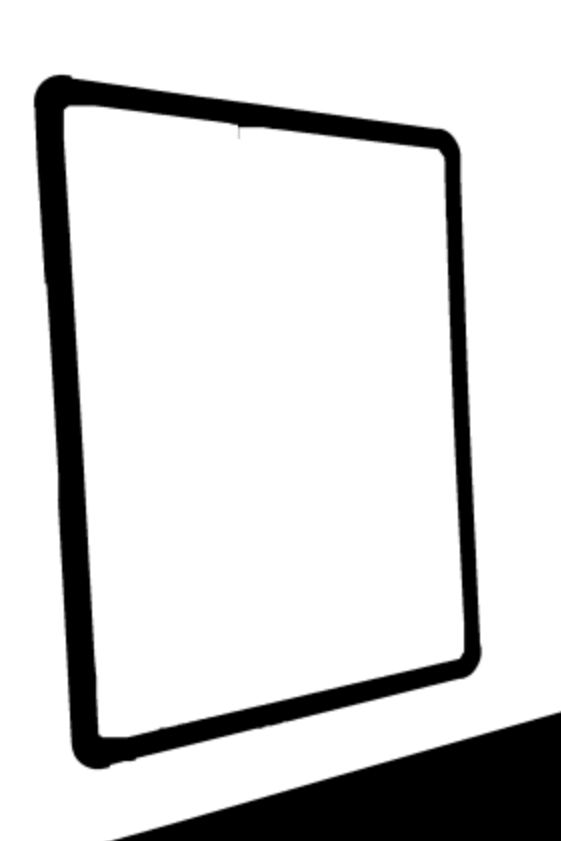
//> input picture whiteboard_recognition/aaa.png, 561 x 841 px
$ ./closing   (built with g++ and OpenCV 4)
//> lines starting //> are read from the running program, lines starting //| are printed output that depends on the picture; after the words box and inside, x2 and y2 are one past the last pixel; in counts of white or black regions, pixels touching at a corner belong together
// [148 lines of commented-out code are left out]
bool compareContourAreas ( std::vector<cv::Point> contour1, std::vector<cv::Point> contour2 ) {
    double i = fabs( contourArea(cv::Mat(contour1)) );
    double j = fabs( contourArea(cv::Mat(contour2)) );
    return ( i < j );
}


//https://stackoverflow.com/questions/71446868/about-opencv-approxpolydp-function-program-cant-find-rectangle-that-i-want-if

#include "opencv2/imgcodecs.hpp"
#include "opencv2/highgui.hpp"
#include "opencv2/imgproc.hpp"
#include <iostream>
using namespace cv;
using namespace std;

int thresh = 100;

int main(){


// I used cvtColor, inRange , bitwise_and, GaussianBlur, Canny functions before.
vector<vector<Point>> contours; // to store contours
vector<Vec4i> hierarchy;

int mode = RETR_CCOMP;
//int module = CHAIN_APPROX_NONE;
//int module = CHAIN_APPROX_SIMPLE;
//int module = CHAIN_APPROX_TC89_L1;
int module = CHAIN_APPROX_TC89_KCOS;

Mat canny_output,src_gray;
Mat src = imread("../aaa.png",IMREAD_COLOR);
//> src is the input picture: 841 rows x 561 cols, CV_8UC3; min 0, max 255, mean 215.6
cvtColor(src,src_gray,COLOR_BGR2GRAY    );
blur( src_gray, src_gray, Size(3,3) );
//> src_gray: 841 rows x 561 cols, CV_8UC1; min 0, max 255, mean 215.6
Canny( src_gray, canny_output, thresh, thresh*2 );
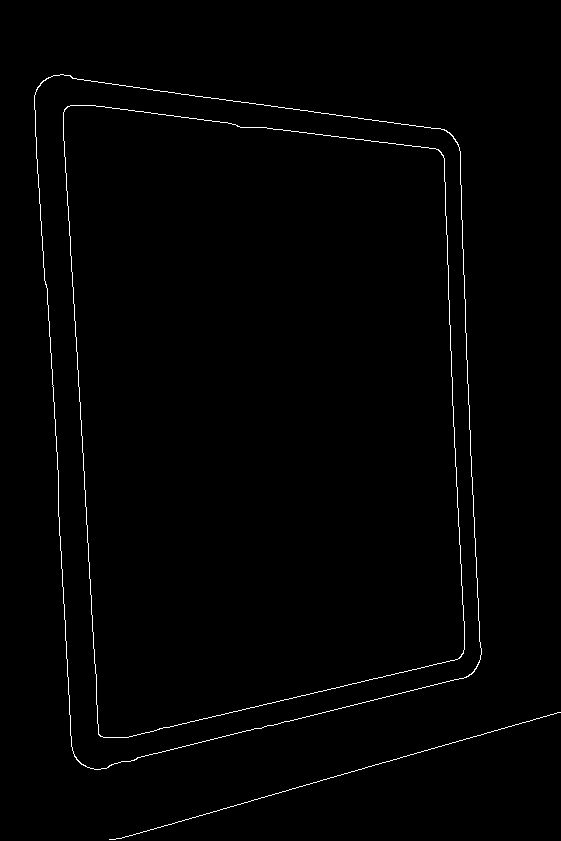
//> canny_output: 841 rows x 561 cols, CV_8UC1; 0.93% white in thin lines or dots, all inside (x1, y1, x2, y2) = (34, 74, 561, 840)


findContours(canny_output, contours, hierarchy, mode, module);
//> contours = 5 contours, 1 with area under 20; largest, box (x1, y1, x2, y2) and area: (34, 74, 482, 770) 258376, (34, 74, 482, 770) 258242, (63, 105, 465, 738) 214684, (63, 105, 465, 738) 214656

sort(contours.begin(), contours.end(), compareContourAreas);
//> in compareContourAreas, `double i = fabs( contourArea(cv::Mat(contour1)) );`: i = 214684.5
//> in compareContourAreas, `double j = fabs( contourArea(cv::Mat(contour2)) );`: j = 1.5
drawContours(image, contours, -1, Scalar(255, 0, 0), 1);
//> (this line was passed over: image is not available in this run)
imshow("ContourImage", image);
//> (this line was passed over: image is not available in this run)

vector<Point> contours_approx;

for (int i = 0; i < 5; i++)
{
    double length = arcLength(contours[i], true);
    approxPolyDP(contours[i], contours_approx, 0.1 * length, true);

    if (contours_approx.size() == 4)
    {
        break;
    }
    contours_approx.clear();
}
//> this loop made 2 passes
//> length on pass 2: 1889.9

for (Point i : contours_approx)
{
    cout << i << endl; // to check coordinate of vertex
}
//> this loop made 4 passes
//> i on passes 1 to 4: Point(68, 106), Point(441, 153), Point(457, 659), Point(98, 733)
//| [68, 106]
//| [441, 153]
//| [457, 659]
//| [98, 733]

//> (the run ends here: the program needs code that is not available in this run, at `drawContours(contour2, vector<vector<Point>>(1, contours_approx), -1, ..`)

$ run again, with whiteboard_recognition/CCC.png copied over whiteboard_recognition/aaa.png
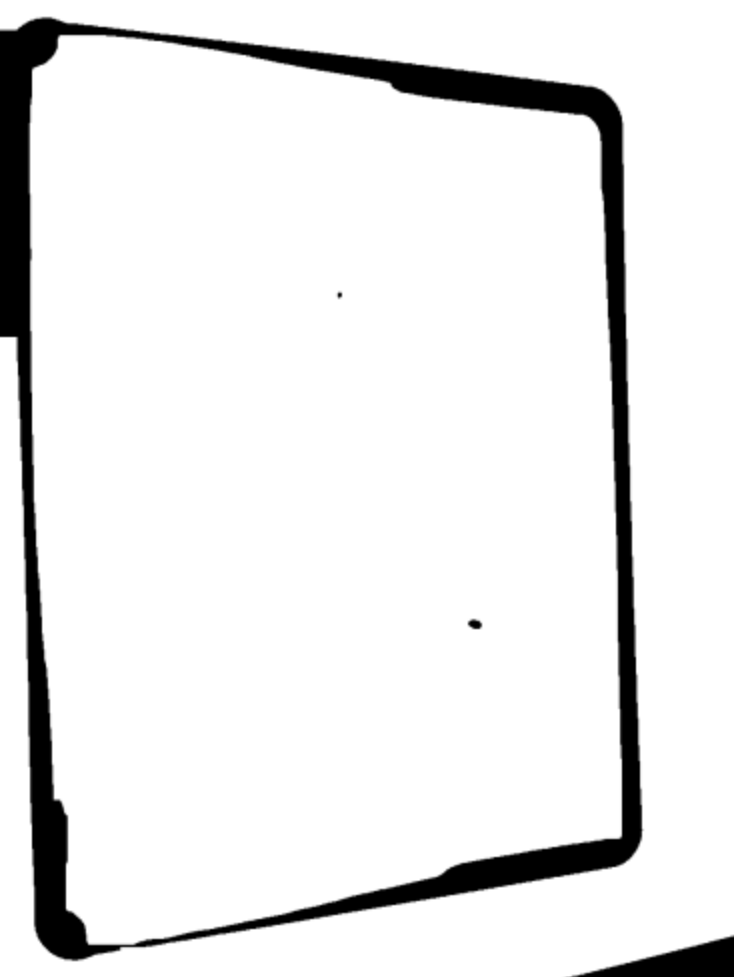
//> input picture whiteboard_recognition/CCC.png, 734 x 977 px
//> src is the input picture: 977 rows x 734 cols, CV_8UC3; min 0, max 255, mean 233.5
//> `Canny( src_gray, canny_output, thresh, thresh*2 );`:
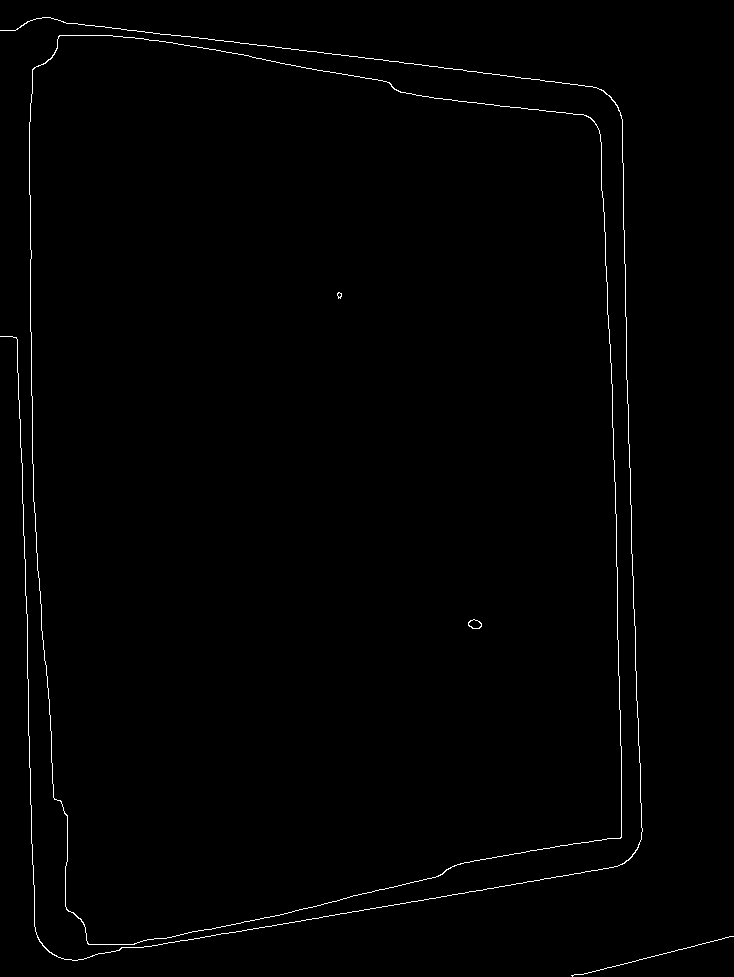
//> canny_output: 977 rows x 734 cols, CV_8UC1; 0.79% white in thin lines or dots
//> contours = 8 contours, 3 with area under 20; largest, box (x1, y1, x2, y2) and area: (29, 35, 622, 945) 470919, (29, 35, 622, 945) 470878, (468, 620, 482, 629) 87, (468, 620, 482, 629) 75, (0, 17, 643, 961) 68
//> in compareContourAreas, `double i = fabs( contourArea(cv::Mat(contour1)) );`: i = 87
//> j = 0
//> the loop `for (int i = 0; i < 5; i++)` made 2 passes
//> the loop `for (Point i : contours_approx)` made 4 passes
//> i on passes 1 to 4: Point(339, 292), Point(341, 295), Point(339, 297), Point(337, 294)
//> (printed output is left out)
